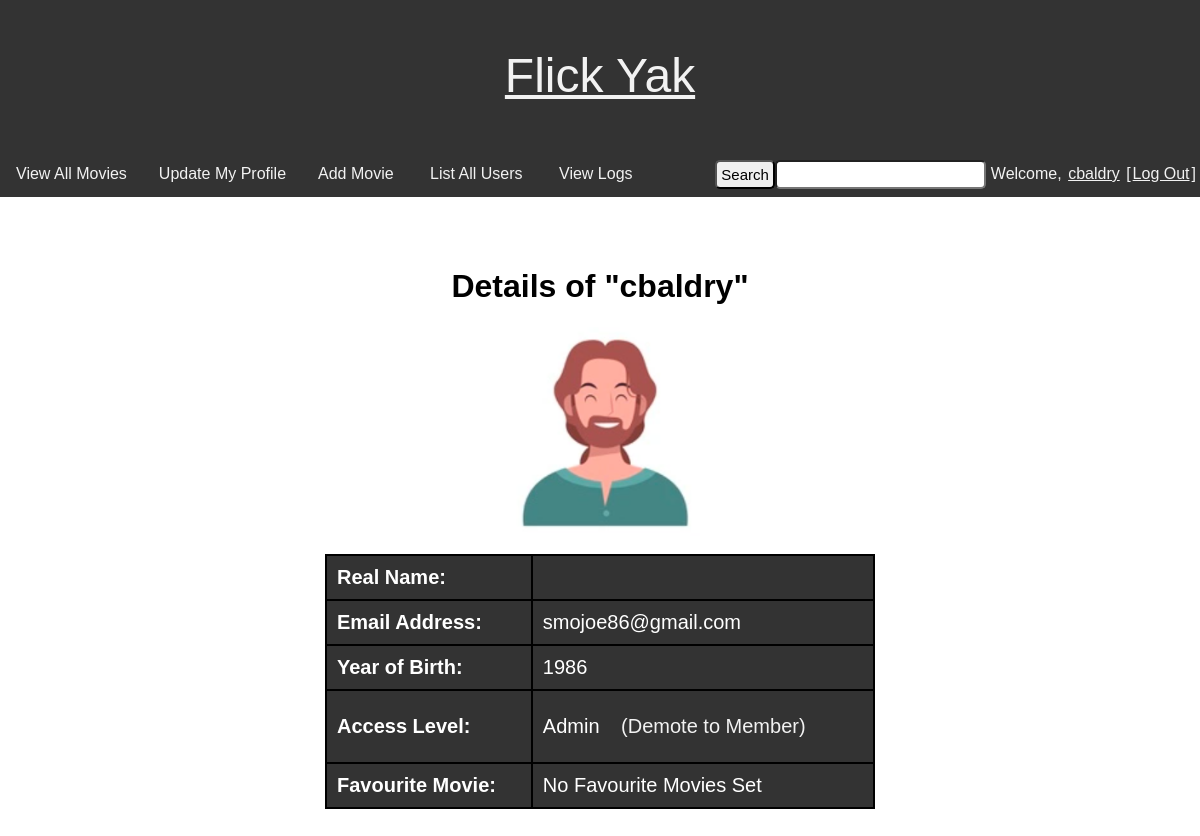
Screenshot of /views/member/user_profile.php?id=cbaldry (signed in) with the database file from the repository.
### tables this page shows
CREATE TABLE `user` (
  `username` varchar(20) NOT NULL,
  `real_name` varchar(100) DEFAULT NULL,
  `email` varchar(40) NOT NULL,
  `dob` date NOT NULL,
  `password` varchar(255) NOT NULL,
  `access_level` varchar(10) NOT NULL DEFAULT 'member',
  `profile_image` varchar(100) DEFAULT 'profile_placeholder.png',
  `fav_movie_id` int(11) DEFAULT NULL
);

### views/member/user_profile.php (the view, shortened to what this page needs)
<?php
require '../../src/connect_db.php';
$sql = "SELECT
    user.username,
    user.real_name,
    user.dob,
    user.email,
    user.access_level,
    user.profile_image,
    user.fav_movie_id,
    movie.movie_name,
    movie.release_year
FROM
    user
LEFT OUTER JOIN movie ON movie.movie_id = USER.fav_movie_id
WHERE
    username = ?";
$count_sql = "SELECT
    COUNT(*) AS total_admins
FROM
    user
WHERE
    access_level = \"admin\"";
$stmt = $db->prepare($sql);
$stmt->execute([$_GET['id']]);
$user = $stmt->fetch();
$stmt = $db->query($count_sql);
$admins = $stmt->fetch();
$year = str_split($user['dob'], 4);
$promoteLink = ' <a href="#" id="fav-remove" onclick="profileApis.promoteToAdmin(\''
    . $_GET['id'] . '\')">(Promote to Admin)</a>';
$demoteLink = ' <a href="#" id="fav-remove" onclick="return profileApis.demoteToMember(\''
    . $_GET['id'] . '\', \'' . $admins['total_admins'] . '\')">(Demote to Member)</a>';
$favouriteLink = isset($user['fav_movie_id']) ? '<a href="../public/movie_details.php?id='
    . $user['fav_movie_id'] . '">' . $user['movie_name'] . ' (' . $user['release_year'] . ')</a>'
    : 'No Favourite Movies Set';
require_once '../common/head.php';
require_once '../common/nav.php';
echo '<h1>Details of "' . $user['username'] . '"</h1>';
echo '<img src="../images/' . $user['profile_image'] . '" width="200" >';
echo '<table><tbody>';
echo '<tr><th>Real Name:</th><td>' . $user['real_name'] . '</td></tr>';
echo '<tr><th>Email Address:</th><td>' . $user['email'] . '</td></tr>';
echo '<tr><th>Year of Birth:</th><td>' . $year[0] . '</td></tr>';
echo '<tr><th>Access Level:</th><td>' . ucfirst($user['access_level']);
if ($_SESSION['access_level'] == 'admin' && $user['access_level'] == 'member') {
    echo  $promoteLink;
} elseif ($_SESSION['access_level'] == 'admin' && $user['access_level'] == 'admin') {
    echo $demoteLink;
}
echo '</td></tr>';
echo '<tr><th>Favourite Movie:</th><td>';
echo $favouriteLink . '</td></tr>';
echo '</tbody></table>';
echo '</div></body></html>';
?>

### css/main.css (style rules this page uses)
body { margin: 0; font-family: Arial; }
table { border-collapse: collapse; margin: 10px auto; font-size: 20px; color: white; background-color: #333; width: 50%; padding: 1em; border: 1px solid black; }
th, td { text-align: Left; padding: 10px; border-radius: 16px; border: 2px solid black; }
td a { float: none; display: inline-block; color: #f2f2f2; text-align: center; padding: 14px 16px; text-decoration: none; }
#fav-remove, #fav-add { float: none; display: inline-block; color: #f2f2f2; text-align: center; padding: 14px 16px; text-decoration: none; }

### rows the page displays
user: username "cbaldry", profile_image (picture), email "smojoe86@gmail.com", dob "1986", access_level "Admin"

### other values shown
$_SESSION['username'] "cbaldry"
